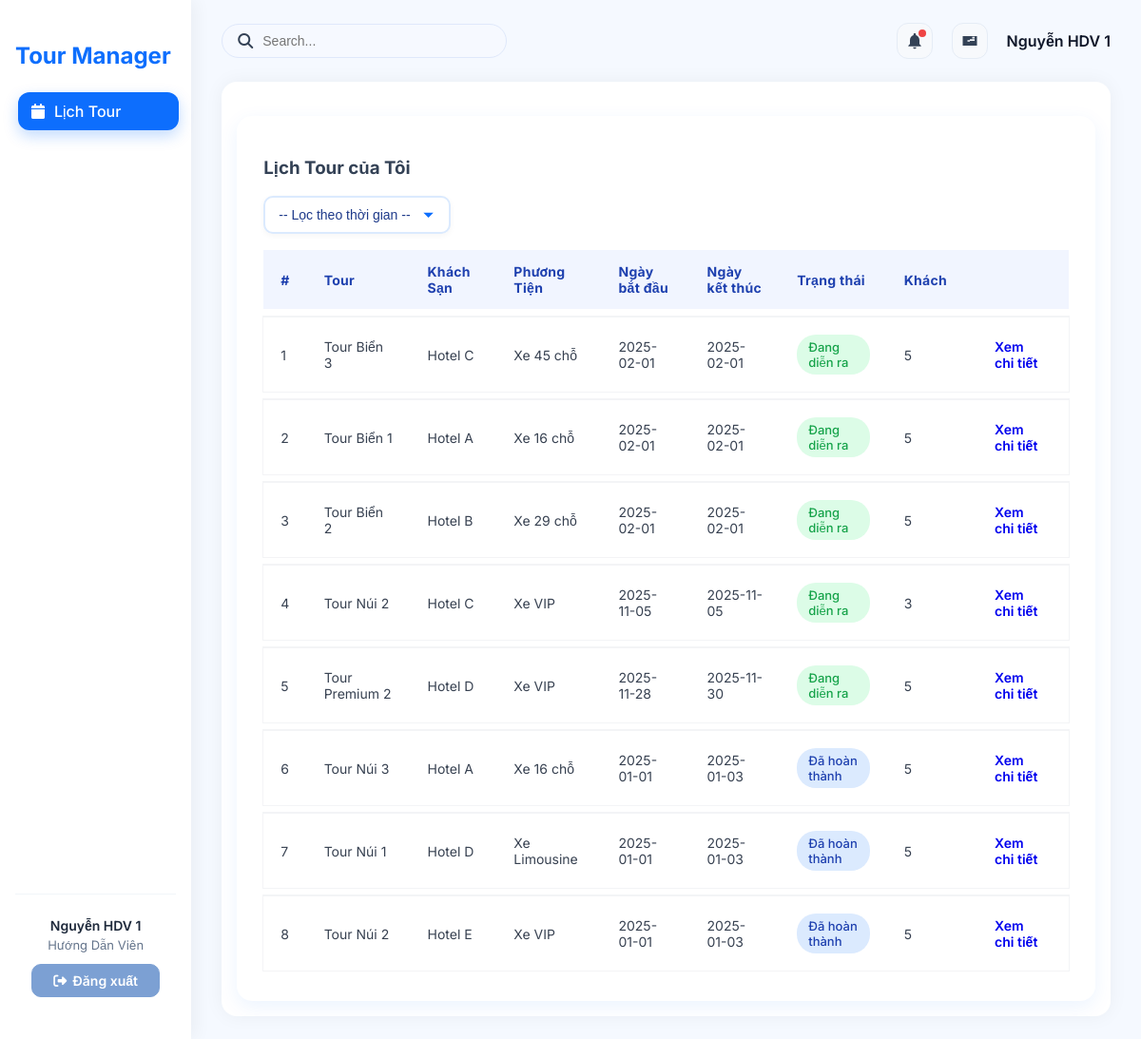
/?action=guide-schedule (signed in), run on the app's committed database.
### tables this page shows
CREATE TABLE `bookings` (
  `booking_id` int NOT NULL,
  `tour_id` int DEFAULT NULL,
  `guide_id` int DEFAULT NULL,
  `hotel_id` int DEFAULT NULL,
  `vehicle_id` int DEFAULT NULL,
  `status` enum('cho_duyet','dang_dien_ra','da_hoan_thanh','da_huy') NOT NULL DEFAULT 'cho_duyet',
  `report` text,
  `created_at` timestamp NULL DEFAULT CURRENT_TIMESTAMP,
  `start_date` date DEFAULT NULL,
  `end_date` date DEFAULT NULL,
  `total_price` decimal(12,2) NOT NULL DEFAULT '0.00'
);

CREATE TABLE `tours` (
  `tour_id` int NOT NULL,
  `tour_name` varchar(150) NOT NULL,
  `description` text,
  `price_adult` int NOT NULL DEFAULT '0',
  `price_child` int NOT NULL DEFAULT '0',
  `price_vip` int NOT NULL DEFAULT '0',
  `price` decimal(12,2) DEFAULT NULL,
  `category_id` int DEFAULT NULL,
  `tour_images` varchar(255) DEFAULT NULL
);

CREATE TABLE `hotels` (
  `hotel_service_id` int NOT NULL,
  `service_name` varchar(255) DEFAULT NULL,
  `room_type` varchar(255) DEFAULT NULL,
  `price_per_night` decimal(12,2) DEFAULT NULL,
  `description` text,
  `hotel_image` varchar(255) DEFAULT NULL,
  `total_rooms` int NOT NULL DEFAULT '0'
);

CREATE TABLE `vehicles` (
  `vehicle_service_id` int NOT NULL,
  `service_name` varchar(255) DEFAULT NULL,
  `seat` int DEFAULT NULL,
  `price_per_day` decimal(12,2) DEFAULT NULL,
  `description` text
);

### controllers/GuideScheduleController.php (called while the page is built, shortened)
<?php
class GuideScheduleController
{
    private $bookingQuery;
    function __construct()
    {
        $this->bookingQuery = new BookingQuery();
    }
    public function mySchedule()
    {
        $filter = $_GET['filter'] ?? '';
        $user_id = $_SESSION['user']['id'];
        $guide = $this->bookingQuery->getGuideByUserId($user_id);
        $guide_id = $guide['guide_id'];
        $schedule = $this->bookingQuery->getBookingsByGuide($guide_id, $filter);
        require './views/Guides/Schedule.php';
    }
}

### routes/index.php (called while the page is built)
<?php
$action = $_GET['action'] ?? '/';
match ($action) {
    '/' => (new AuthController)->home(),
    'admin' => require './views/admin.php',
    'login' => (new AuthController)->login(),
    'logout' => (new AuthController)->logout(),
    'admin-listTours' => require './views/admin.php',
    'admin-createTours' => require './views/admin.php',
    'admin-updateTours' => require './views/admin.php',
    'admin-listUsers' => require './views/admin.php',
    'admin-createUsers' => require './views/admin.php',
    'admin-updateUsers' => require './views/admin.php',
    'admin-listCategory' => require './views/admin.php',
    'admin-createCategory' => require './views/admin.php',
    'admin-updateCategory' => require './views/admin.php',
    'admin-listCustomer' => require './views/admin.php',
    'admin-createCustomer' => require './views/admin.php',
    'admin-updateCustomer' => require './views/admin.php',
    'admin-listDiscount' => require './views/admin.php',
    'admin-createDiscount' => require './views/admin.php',
    'admin-updateDiscount' => require './views/admin.php',
    'admin-listGuide' => require './views/admin.php',
    'admin-createGuide' => require './views/admin.php',
    'admin-updateGuide' => require './views/admin.php',
    'admin-listTourGuide' => require './views/admin.php',
    'admin-createTourGuide' => require './views/admin.php',
    'admin-updateTourGuide' => require './views/admin.php',
    'admin-listHotel' => require './views/admin.php',
    'admin-createHotel' => require './views/admin.php',
    'admin-updateHotel' => require './views/admin.php',
    'admin-listVehicles' => require './views/admin.php',
    'admin-createVehicles' => require './views/admin.php',
    'admin-updateVehicles' => require './views/admin.php',
    'admin-listReport' => require './views/admin.php',
    'admin-createReport' => require './views/admin.php',
    'admin-updateReport' => require './views/admin.php',
    default => require './views/admin.php',
};

### index.php (called while the page is built, shortened)
<?php
spl_autoload_register(function ($class) {
    $fileName = "$class.php";
    $fileModel              = PATH_MODEL . $fileName;
});
require_once './routes/index.php';

### models/BaseModel.php (called while the page is built, shortened)
<?php
class BaseModel
{
    public function __construct()
    {
        $dsn = sprintf('mysql:host=%s;port=%s;dbname=%s;charset=utf8', DB_HOST, DB_PORT, DB_NAME);
        try {
            $this->pdo = new PDO($dsn, DB_USERNAME, DB_PASSWORD, DB_OPTIONS);
        } catch (PDOException $e) {
            die("Kết nối cơ sở dữ liệu thất bại: {$e->getMessage()}. Vui lòng thử lại sau.");
        }
    }
}

### models/BookingQuery.php (called while the page is built, shortened)
<?php
class BookingQuery extends BaseModel
{
    public function getBookingsByGuide($guide_id, $filter = '')
    {
        $sql = "SELECT
                    b.booking_id,
                    b.start_date,
                    b.end_date,
                    b.status,
                    h.service_name AS hotel_name,
                    v.service_name AS vehicle_name,
                    t.tour_name,
                    COUNT(bc.customer_id) AS total_customers
                FROM bookings b
                JOIN guides g ON b.guide_id = g.guide_id
                LEFT JOIN tours t ON b.tour_id = t.tour_id
                LEFT JOIN booking_customers bc ON b.booking_id = bc.booking_id
                LEFT JOIN hotels h ON b.hotel_id = h.hotel_service_id
                LEFT JOIN vehicles v ON b.vehicle_id = v.vehicle_service_id
                WHERE g.guide_id = :guide_id";
        $sql .= " GROUP BY b.booking_id";
        $sql .= " ORDER BY
                    CASE b.status
                        WHEN 'dang_dien_ra' THEN 1
                        WHEN 'cho_duyet' THEN 2
                        WHEN 'da_huy' THEN 3
                        WHEN 'da_hoan_thanh' THEN 4
                        ELSE 5
                    END,
                    b.start_date ASC";
        $stm = $this->pdo->prepare($sql);
        $stm->bindParam(':guide_id', $guide_id);
        $stm->execute();
        return $stm->fetchAll(PDO::FETCH_ASSOC);
    }
    public function getGuideByUserId($user_id)
    {
        $sql = "SELECT guide_id FROM guides WHERE user_id = ?";
        $stm = $this->pdo->prepare($sql);
        $stm->execute([$user_id]);
        return $stm->fetch(PDO::FETCH_ASSOC);
    }
}
?>

### views/Guides/Schedule.php (the view, shortened to what this page needs)
<div class="admin-table-container">
    <h3 class="fw-bold mb-3">Lịch Tour của Tôi</h3>
    <form method="GET">
        <select name="filter" class="form-select filter-select" onchange="this.form.submit()">
            <option value="">-- Lọc theo thời gian --</option>
        </select>
    </form>
    <table class="table table-hover align-middle">
        <thead class="table-light">
            <tr>
                <th>#</th>
                <th>Tour</th>
                <th>Khách Sạn</th>
                <th>Phương Tiện</th>
                <th>Ngày bắt đầu</th>
                <th>Ngày kết thúc</th>
                <th>Trạng thái</th>
                <th>Khách</th>
                <th></th>
            </tr>
        </thead>
        <tbody>
            <?php $i=1; foreach($schedule as $item): ?>
            <tr>
                <td><?= $i++ ?></td>
                <td><?= $item['tour_name'] ?></td>
                <td><?= $item['hotel_name'] ?></td>
                <td><?= $item['vehicle_name'] ?></td>
                <td><?= $item['start_date'] ?></td>
                <td><?= $item['end_date'] ?></td>
                <td>
                    <?php
                        switch($item['status']) {
                            case 'dang_dien_ra':
                                echo "<span class='badge bg-success'>Đang diễn ra</span>";
                                break;
                            case 'da_hoan_thanh':
                                echo "<span class='badge bg-primary'>Đã hoàn thành</span>";
                                break;
                        }
                    ?>
                </td>
                <td><?= $item['total_customers'] ?></td>
                <td>
                    <a href="?action=guide-detailGuideBooking&id=<?= $item['booking_id'] ?>"
                        class="btn btn-sm btn-primary">
                        Xem chi tiết
                    </a>
                </td>
            </tr>
            <?php endforeach ?>
        </tbody>
    </table>
</div>

### data on the page
bookings: tour.tour_name "Tour Biển 3", hotel.service_name "Hotel C", vehicle.service_name "Xe 45 chỗ", start_date "2025-02-01", end_date "2025-02-01", status "Đang diễn ra", total_customers "5"
bookings: tour.tour_name "Tour Biển 1", hotel.service_name "Hotel A", vehicle.service_name "Xe 16 chỗ", start_date "2025-02-01", end_date "2025-02-01", status "Đang diễn ra", total_customers "5"
bookings: tour.tour_name "Tour Biển 2", hotel.service_name "Hotel B", vehicle.service_name "Xe 29 chỗ", start_date "2025-02-01", end_date "2025-02-01", status "Đang diễn ra", total_customers "5"
bookings: tour.tour_name "Tour Núi 2", hotel.service_name "Hotel C", vehicle.service_name "Xe VIP", start_date "2025-11-05", end_date "2025-11-05", status "Đang diễn ra", total_customers "3"
bookings: tour.tour_name "Tour Premium 2", hotel.service_name "Hotel D", vehicle.service_name "Xe VIP", start_date "2025-11-28", end_date "2025-11-30", status "Đang diễn ra", total_customers "5"
bookings: tour.tour_name "Tour Núi 3", hotel.service_name "Hotel A", vehicle.service_name "Xe 16 chỗ", start_date "2025-01-01", end_date "2025-01-03", status "Đã hoàn thành", total_customers "5"
bookings: tour.tour_name "Tour Núi 1", hotel.service_name "Hotel D", vehicle.service_name "Xe Limousine", start_date "2025-01-01", end_date "2025-01-03", status "Đã hoàn thành", total_customers "5"
bookings: tour.tour_name "Tour Núi 2", hotel.service_name "Hotel E", vehicle.service_name "Xe VIP", start_date "2025-01-01", end_date "2025-01-03", status "Đã hoàn thành", total_customers "5"

### other printed values
$user['name'] "Nguyễn HDV 1"
